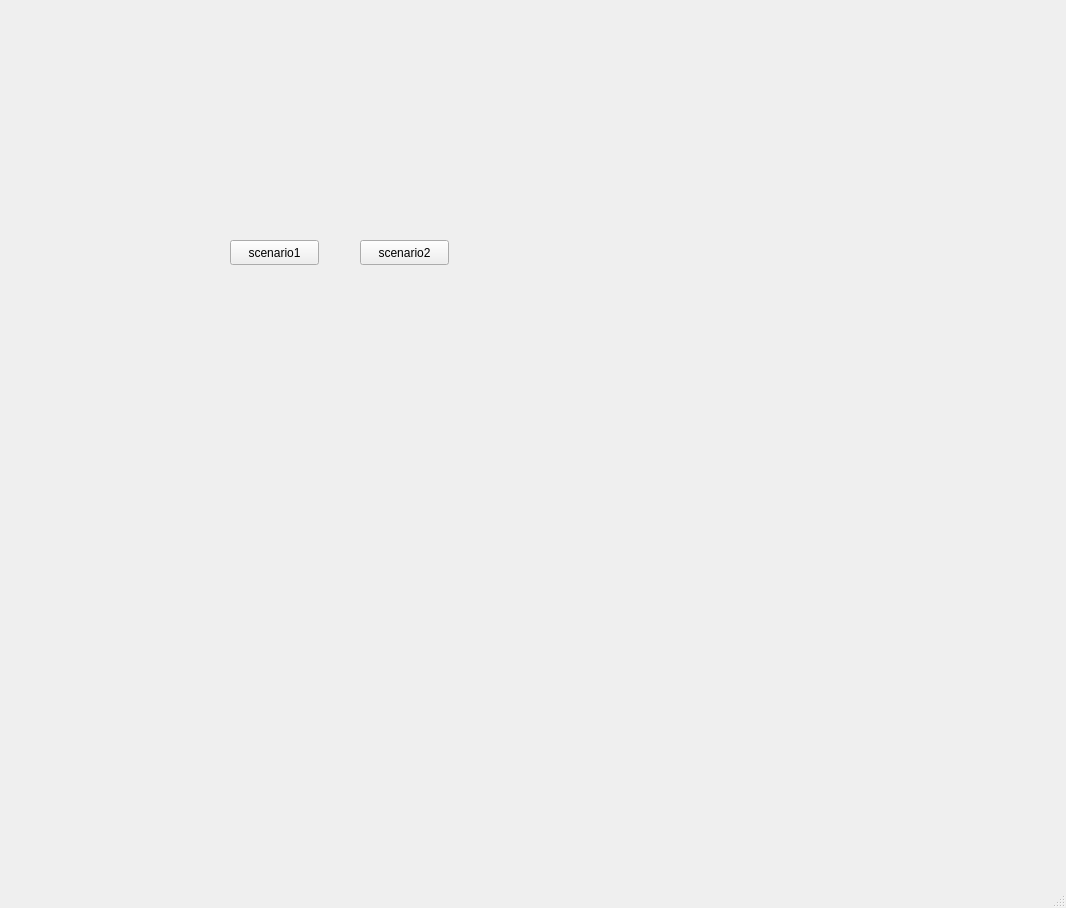
<?xml version="1.0" encoding="UTF-8"?>
<ui version="4.0">
 <class>MainWindow</class>
 <widget class="QMainWindow" name="MainWindow">
  <property name="geometry">
   <rect>
    <x>0</x>
    <y>0</y>
    <width>1066</width>
    <height>908</height>
   </rect>
  </property>
  <property name="windowTitle">
   <string>MainWindow</string>
  </property>
  <widget class="QWidget" name="centralwidget">
   <widget class="QPushButton" name="pushButton">
    <property name="geometry">
     <rect>
      <x>230</x>
      <y>240</y>
      <width>89</width>
      <height>25</height>
     </rect>
    </property>
    <property name="text">
     <string>scenario1</string>
    </property>
   </widget>
   <widget class="QPushButton" name="pushButton_2">
    <property name="geometry">
     <rect>
      <x>360</x>
      <y>240</y>
      <width>89</width>
      <height>25</height>
     </rect>
    </property>
    <property name="text">
     <string>scenario2</string>
    </property>
   </widget>
  </widget>
  <widget class="QMenuBar" name="menubar">
   <property name="geometry">
    <rect>
     <x>0</x>
     <y>0</y>
     <width>1066</width>
     <height>22</height>
    </rect>
   </property>
  </widget>
  <widget class="QStatusBar" name="statusbar"/>
 </widget>
 <resources/>
 <connections/>
</ui>
